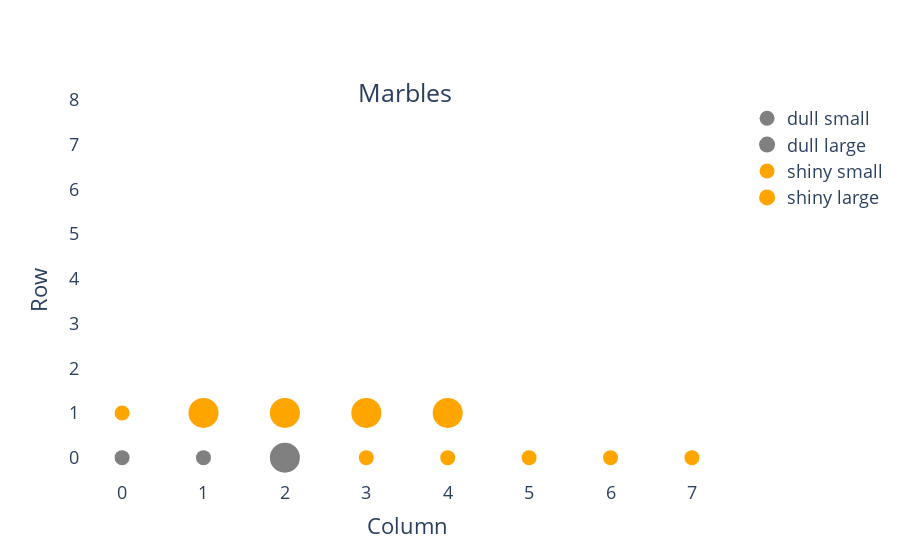

Source (notebook cell):
### Markdown cell above
Here are all the different combinations of surface and size, with the count for each surface-size combination. Each icon represents a single marble.

### Code cell
num_rows = 8
row = 0
column = 0
data = []
colors_list = ['grey', 'grey', 'orange', 'orange']
colors = {df.index[i]:colors_list[i] for i in range(len(df))}
size_list = [15,30,15,30]
sizes = {df.index[i]:size_list[i] for i in range(len(df))}

for category, count in df.iteritems():
    rows = []
    columns = []
    for _ in range(count):
        if row == num_rows:
            row = 0
            column = column + 1
        rows.append(row)
        columns.append(column)        
        row += 1
    data.append(go.Scatter(x=rows, y=columns, mode='markers', 
                           marker={'color': colors[category], 'size': sizes[category]},
                           name=category))
fig = go.Figure(dict(data=data, layout=go.Layout(plot_bgcolor='white',
                                                 xaxis=dict(visible=True), 
                                                 yaxis=dict(visible=True))))
fig.update_layout(yaxis_range=[-0.5,8])
fig.update_layout(title='Marbles', xaxis_title = "Column", yaxis_title = "Row",
                  title_x=0.45, title_y=0.85, font=dict(size=18))
fig.show()

### Figure 1 — Plotly figure (JSON) as saved in the notebook; plotly's stock layout.template omitted (floating-point values rounded to 4 significant figures)
{"data": [{"marker": {"color": "grey", "size": 15}, "mode": "markers", "name": "dull small", "type": "scatter", "x": [0, 1], "y": [0, 0]}, {"marker": {"color": "grey", "size": 30}, "mode": "markers", "name": "dull large", "type": "scatter", "x": [2], "y": [0]}, {"marker": {"color": "orange", "size": 15}, "mode": "markers", "name": "shiny small", "type": "scatter", "x": [3, 4, 5, 6, 7, 0], "y": [0, 0, 0, 0, 0, 1]}, {"marker": {"color": "orange", "size": 30}, "mode": "markers", "name": "shiny large", "type": "scatter", "x": [1, 2, 3, 4], "y": [1, 1, 1, 1]}], "layout": {"autosize": true, "font": {"size": 18}, "plot_bgcolor": "white", "title": {"text": "Marbles", "x": 0.45, "y": 0.85}, "xaxis": {"autorange": true, "range": [-0.5109, 7.511], "title": {"text": "Column"}, "type": "linear", "visible": true}, "yaxis": {"range": [-0.5, 8], "title": {"text": "Row"}, "type": "linear", "visible": true}}}
